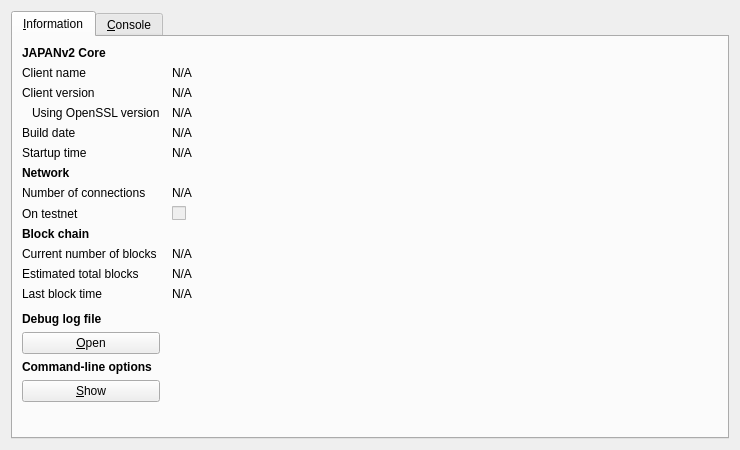
<?xml version="1.0" encoding="UTF-8"?>
<ui version="4.0">
 <class>RPCConsole</class>
 <widget class="QDialog" name="RPCConsole">
  <property name="geometry">
   <rect>
    <x>0</x>
    <y>0</y>
    <width>740</width>
    <height>450</height>
   </rect>
  </property>
  <property name="windowTitle">
   <string>JAPANv2 - Debug window</string>
  </property>
  <layout class="QVBoxLayout" name="verticalLayout_2">
   <item>
    <widget class="QTabWidget" name="tabWidget">
     <property name="currentIndex">
      <number>0</number>
     </property>
     <widget class="QWidget" name="tab_info">
      <attribute name="title">
       <string>&amp;Information</string>
      </attribute>
      <layout class="QGridLayout" name="gridLayout" columnstretch="0,1">
       <property name="horizontalSpacing">
        <number>12</number>
       </property>
       <item row="0" column="0">
        <widget class="QLabel" name="label_9">
         <property name="font">
          <font>
           <weight>75</weight>
           <bold>true</bold>
          </font>
         </property>
         <property name="text">
          <string>JAPANv2 Core</string>
         </property>
        </widget>
       </item>
       <item row="1" column="0">
        <widget class="QLabel" name="label_5">
         <property name="text">
          <string>Client name</string>
         </property>
        </widget>
       </item>
       <item row="1" column="1">
        <widget class="QLabel" name="clientName">
         <property name="cursor">
          <cursorShape>IBeamCursor</cursorShape>
         </property>
         <property name="text">
          <string>N/A</string>
         </property>
         <property name="textFormat">
          <enum>Qt::PlainText</enum>
         </property>
         <property name="textInteractionFlags">
          <set>Qt::LinksAccessibleByMouse|Qt::TextSelectableByKeyboard|Qt::TextSelectableByMouse</set>
         </property>
        </widget>
       </item>
       <item row="2" column="0">
        <widget class="QLabel" name="label_6">
         <property name="text">
          <string>Client version</string>
         </property>
        </widget>
       </item>
       <item row="2" column="1">
        <widget class="QLabel" name="clientVersion">
         <property name="cursor">
          <cursorShape>IBeamCursor</cursorShape>
         </property>
         <property name="text">
          <string>N/A</string>
         </property>
         <property name="textFormat">
          <enum>Qt::PlainText</enum>
         </property>
         <property name="textInteractionFlags">
          <set>Qt::LinksAccessibleByMouse|Qt::TextSelectableByKeyboard|Qt::TextSelectableByMouse</set>
         </property>
        </widget>
       </item>
       <item row="3" column="0">
        <widget class="QLabel" name="label_14">
         <property name="text">
          <string>Using OpenSSL version</string>
         </property>
         <property name="indent">
          <number>10</number>
         </property>
        </widget>
       </item>
       <item row="3" column="1">
        <widget class="QLabel" name="openSSLVersion">
         <property name="cursor">
          <cursorShape>IBeamCursor</cursorShape>
         </property>
         <property name="text">
          <string>N/A</string>
         </property>
         <property name="textFormat">
          <enum>Qt::PlainText</enum>
         </property>
         <property name="textInteractionFlags">
          <set>Qt::LinksAccessibleByMouse|Qt::TextSelectableByKeyboard|Qt::TextSelectableByMouse</set>
         </property>
        </widget>
       </item>
       <item row="4" column="0">
        <widget class="QLabel" name="label_12">
         <property name="text">
          <string>Build date</string>
         </property>
        </widget>
       </item>
       <item row="4" column="1">
        <widget class="QLabel" name="buildDate">
         <property name="cursor">
          <cursorShape>IBeamCursor</cursorShape>
         </property>
         <property name="text">
          <string>N/A</string>
         </property>
         <property name="textFormat">
          <enum>Qt::PlainText</enum>
         </property>
         <property name="textInteractionFlags">
          <set>Qt::LinksAccessibleByMouse|Qt::TextSelectableByKeyboard|Qt::TextSelectableByMouse</set>
         </property>
        </widget>
       </item>
       <item row="5" column="0">
        <widget class="QLabel" name="label_13">
         <property name="text">
          <string>Startup time</string>
         </property>
        </widget>
       </item>
       <item row="5" column="1">
        <widget class="QLabel" name="startupTime">
         <property name="cursor">
          <cursorShape>IBeamCursor</cursorShape>
         </property>
         <property name="text">
          <string>N/A</string>
         </property>
         <property name="textFormat">
          <enum>Qt::PlainText</enum>
         </property>
         <property name="textInteractionFlags">
          <set>Qt::LinksAccessibleByMouse|Qt::TextSelectableByKeyboard|Qt::TextSelectableByMouse</set>
         </property>
        </widget>
       </item>
       <item row="6" column="0">
        <widget class="QLabel" name="label_11">
         <property name="font">
          <font>
           <weight>75</weight>
           <bold>true</bold>
          </font>
         </property>
         <property name="text">
          <string>Network</string>
         </property>
        </widget>
       </item>
       <item row="7" column="0">
        <widget class="QLabel" name="label_7">
         <property name="text">
          <string>Number of connections</string>
         </property>
        </widget>
       </item>
       <item row="7" column="1">
        <widget class="QLabel" name="numberOfConnections">
         <property name="cursor">
          <cursorShape>IBeamCursor</cursorShape>
         </property>
         <property name="text">
          <string>N/A</string>
         </property>
         <property name="textFormat">
          <enum>Qt::PlainText</enum>
         </property>
         <property name="textInteractionFlags">
          <set>Qt::LinksAccessibleByMouse|Qt::TextSelectableByKeyboard|Qt::TextSelectableByMouse</set>
         </property>
        </widget>
       </item>
       <item row="8" column="0">
        <widget class="QLabel" name="label_8">
         <property name="text">
          <string>On testnet</string>
         </property>
        </widget>
       </item>
       <item row="8" column="1">
        <widget class="QCheckBox" name="isTestNet">
         <property name="enabled">
          <bool>false</bool>
         </property>
         <property name="text">
          <string/>
         </property>
        </widget>
       </item>
       <item row="9" column="0">
        <widget class="QLabel" name="label_10">
         <property name="font">
          <font>
           <weight>75</weight>
           <bold>true</bold>
          </font>
         </property>
         <property name="text">
          <string>Block chain</string>
         </property>
        </widget>
       </item>
       <item row="10" column="0">
        <widget class="QLabel" name="label_3">
         <property name="text">
          <string>Current number of blocks</string>
         </property>
        </widget>
       </item>
       <item row="10" column="1">
        <widget class="QLabel" name="numberOfBlocks">
         <property name="cursor">
          <cursorShape>IBeamCursor</cursorShape>
         </property>
         <property name="text">
          <string>N/A</string>
         </property>
         <property name="textFormat">
          <enum>Qt::PlainText</enum>
         </property>
         <property name="textInteractionFlags">
          <set>Qt::LinksAccessibleByMouse|Qt::TextSelectableByKeyboard|Qt::TextSelectableByMouse</set>
         </property>
        </widget>
       </item>
       <item row="11" column="0">
        <widget class="QLabel" name="label_4">
         <property name="text">
          <string>Estimated total blocks</string>
         </property>
        </widget>
       </item>
       <item row="11" column="1">
        <widget class="QLabel" name="totalBlocks">
         <property name="cursor">
          <cursorShape>IBeamCursor</cursorShape>
         </property>
         <property name="text">
          <string>N/A</string>
         </property>
         <property name="textFormat">
          <enum>Qt::PlainText</enum>
         </property>
         <property name="textInteractionFlags">
          <set>Qt::LinksAccessibleByMouse|Qt::TextSelectableByKeyboard|Qt::TextSelectableByMouse</set>
         </property>
        </widget>
       </item>
       <item row="12" column="0">
        <widget class="QLabel" name="label_2">
         <property name="text">
          <string>Last block time</string>
         </property>
        </widget>
       </item>
       <item row="12" column="1">
        <widget class="QLabel" name="lastBlockTime">
         <property name="cursor">
          <cursorShape>IBeamCursor</cursorShape>
         </property>
         <property name="text">
          <string>N/A</string>
         </property>
         <property name="textFormat">
          <enum>Qt::PlainText</enum>
         </property>
         <property name="textInteractionFlags">
          <set>Qt::LinksAccessibleByMouse|Qt::TextSelectableByKeyboard|Qt::TextSelectableByMouse</set>
         </property>
        </widget>
       </item>
       <item row="13" column="0">
        <spacer name="verticalSpacer_2">
         <property name="orientation">
          <enum>Qt::Vertical</enum>
         </property>
         <property name="sizeHint" stdset="0">
          <size>
           <width>20</width>
           <height>20</height>
          </size>
         </property>
        </spacer>
       </item>
       <item row="14" column="0">
        <widget class="QLabel" name="labelDebugLogfile">
         <property name="font">
          <font>
           <weight>75</weight>
           <bold>true</bold>
          </font>
         </property>
         <property name="text">
          <string>Debug log file</string>
         </property>
        </widget>
       </item>
       <item row="15" column="0">
        <widget class="QPushButton" name="openDebugLogfileButton">
         <property name="toolTip">
          <string>Open the JAPANv2 debug log file from the current data directory. This can take a few seconds for large log files.</string>
         </property>
         <property name="text">
          <string>&amp;Open</string>
         </property>
         <property name="autoDefault">
          <bool>false</bool>
         </property>
        </widget>
       </item>
       <item row="16" column="0">
        <widget class="QLabel" name="labelCLOptions">
         <property name="font">
          <font>
           <weight>75</weight>
           <bold>true</bold>
          </font>
         </property>
         <property name="text">
          <string>Command-line options</string>
         </property>
        </widget>
       </item>
       <item row="17" column="0">
        <widget class="QPushButton" name="showCLOptionsButton">
         <property name="toolTip">
          <string>Show the JAPANv2-Qt help message to get a list with possible JAPANv2 command-line options.</string>
         </property>
         <property name="text">
          <string>&amp;Show</string>
         </property>
         <property name="autoDefault">
          <bool>false</bool>
         </property>
        </widget>
       </item>
       <item row="18" column="0">
        <spacer name="verticalSpacer">
         <property name="orientation">
          <enum>Qt::Vertical</enum>
         </property>
         <property name="sizeHint" stdset="0">
          <size>
           <width>20</width>
           <height>40</height>
          </size>
         </property>
        </spacer>
       </item>
      </layout>
     </widget>
     <widget class="QWidget" name="tab_console">
      <attribute name="title">
       <string>&amp;Console</string>
      </attribute>
      <layout class="QVBoxLayout" name="verticalLayout_3">
       <property name="spacing">
        <number>3</number>
       </property>
       <item>
        <widget class="QTextEdit" name="messagesWidget">
         <property name="minimumSize">
          <size>
           <width>0</width>
           <height>100</height>
          </size>
         </property>
         <property name="readOnly">
          <bool>true</bool>
         </property>
         <property name="tabKeyNavigation" stdset="0">
          <bool>false</bool>
         </property>
         <property name="columnCount" stdset="0">
          <number>2</number>
         </property>
        </widget>
       </item>
       <item>
        <layout class="QHBoxLayout" name="horizontalLayout">
         <property name="spacing">
          <number>3</number>
         </property>
         <item>
          <widget class="QLabel" name="label">
           <property name="text">
            <string notr="true">&gt;</string>
           </property>
          </widget>
         </item>
         <item>
          <widget class="QLineEdit" name="lineEdit"/>
         </item>
         <item>
          <widget class="QPushButton" name="clearButton">
           <property name="maximumSize">
            <size>
             <width>24</width>
             <height>24</height>
            </size>
           </property>
           <property name="toolTip">
            <string>Clear console</string>
           </property>
           <property name="text">
            <string/>
           </property>
           <property name="icon">
            <iconset resource="../bitcoin.qrc">
             <normaloff>:/icons/remove</normaloff>:/icons/remove</iconset>
           </property>
           <property name="shortcut">
            <string notr="true">Ctrl+L</string>
           </property>
           <property name="autoDefault">
            <bool>false</bool>
           </property>
          </widget>
         </item>
        </layout>
       </item>
      </layout>
     </widget>
    </widget>
   </item>
  </layout>
 </widget>
 <resources>
  <include location="../bitcoin.qrc"/>
 </resources>
 <connections/>
</ui>
